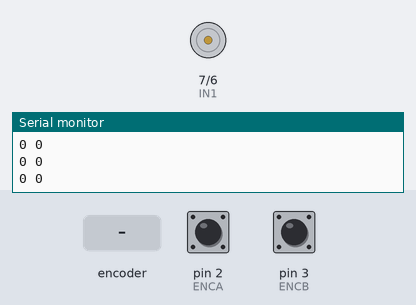
Recording of a sketch running on a simulated Arduino Uno, built with avr-gcc and run on an emulated ATmega328P. Parts: motor-driver pin pairs drawn as motors (green arrow = first pin HIGH = forward, orange = second pin HIGH = backward, longer = more drive, scaled by the enable pin), the last lines printed to the serial monitor. The inputs (shaded band) are chosen by the test bench; at power-on: pin 2 (ENCA) HIGH, pin 3 (ENCB) HIGH.

Above: at 1.2 s.
1.3 s: rotary encoder on pin 2 (ENCA) / pin 3 (ENCB) turned 3 steps (first pin leading)
At 1.66 s:
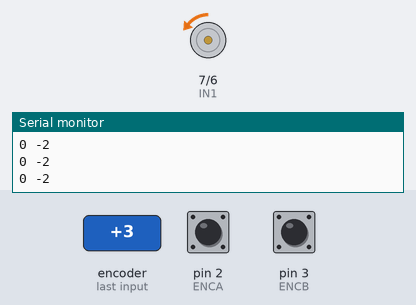
3.4 s: rotary encoder on pin 2 (ENCA) / pin 3 (ENCB) turned 2 steps (second pin leading)
At 4.3 s:
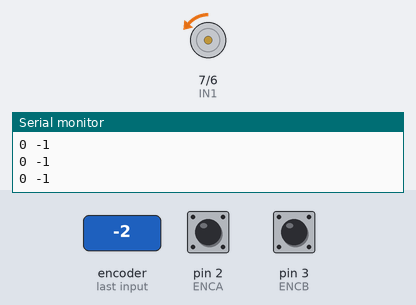
Timing chart, 0 to 6.4 s (numbered marks = the images above; inputs shaded):
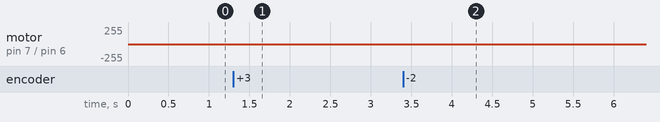

Measured:
- after the input at 1.3 s, motor on pin 7 (IN1) / pin 6 (IN2): stopped → backward 1/255 after 0.06 s, → backward 2/255 0.20 s later, → backward 3/255 0.20 s later
- after the input at 3.4 s, motor on pin 7 (IN1) / pin 6 (IN2): backward 3/255 → backward 2/255 after 0.08 s, → backward 1/255 0.20 s later

The sketch:

PID.ino
```cpp
#define ENCA 2
#define ENCB 3
#define PWM 5
#define IN2 6
#define IN1 7

int pos = 0;

long prevT = 0;
float eprev = 0;
float eintegral = 0;

void setup() {
  Serial.begin(9600);
  pinMode(ENCA,INPUT_PULLUP);
  pinMode(ENCB,INPUT_PULLUP);
  attachInterrupt(digitalPinToInterrupt(ENCA),readEncoder,RISING);

  pinMode(PWM,OUTPUT);
  pinMode(IN1,OUTPUT);
  pinMode(IN2,OUTPUT);

  Serial.println("target pos");
}

void loop() {

  // set target position
  int targetAngle = Serial.read();


  // PID constants
  float kp = 1;
  float kd = 0.025;
  float ki = 0.0;

  // time difference
  long currT = micros();
  float deltaT = ((float) (currT - prevT))/( 1.0e6 );
  prevT = currT;

  int target = (target/360)*2400;
  // error
  int e = pos - target;

  // derivative
  float dedt = (e-eprev)/(deltaT);

  // integral
  eintegral = eintegral + e*deltaT;

  // control signal
  float u = kp*e + kd*dedt + ki*eintegral;

  // motor power
  float pwr = fabs(u);
  if( pwr > 255 ){
    pwr = 255;
  }

  // motor direction
  int dir = 1;
  if(u<0){
    dir = -1;
  }

  // signal the motor
  setMotor(dir,pwr,PWM,IN1,IN2);


  // store previous error
  eprev = e;

  Serial.print(target);
  Serial.print(" ");
  Serial.print(pos);
  Serial.println();
}

void setMotor(int dir, int pwmVal, int pwm, int in1, int in2){
  analogWrite(pwm,pwmVal);
  if(dir == 1){
    digitalWrite(in1,HIGH);
    digitalWrite(in2,LOW);
  }
  else if(dir == -1){
    digitalWrite(in1,LOW);
    digitalWrite(in2,HIGH);
  }
  else{
    digitalWrite(in1,LOW);
    digitalWrite(in2,LOW);
  }
}

void readEncoder(){
  int b = digitalRead(ENCB);
  if(b > 0){
    pos++;
  }
  else{
    pos--;
  }
}
```
